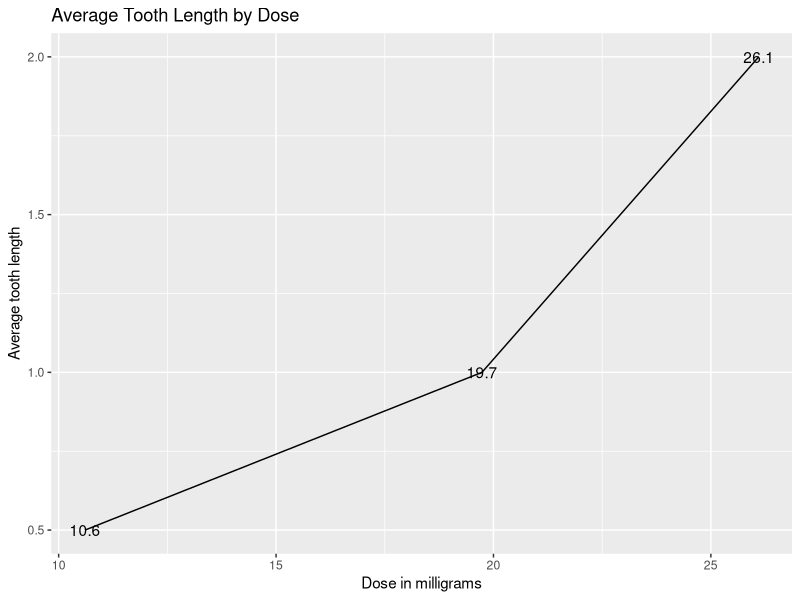
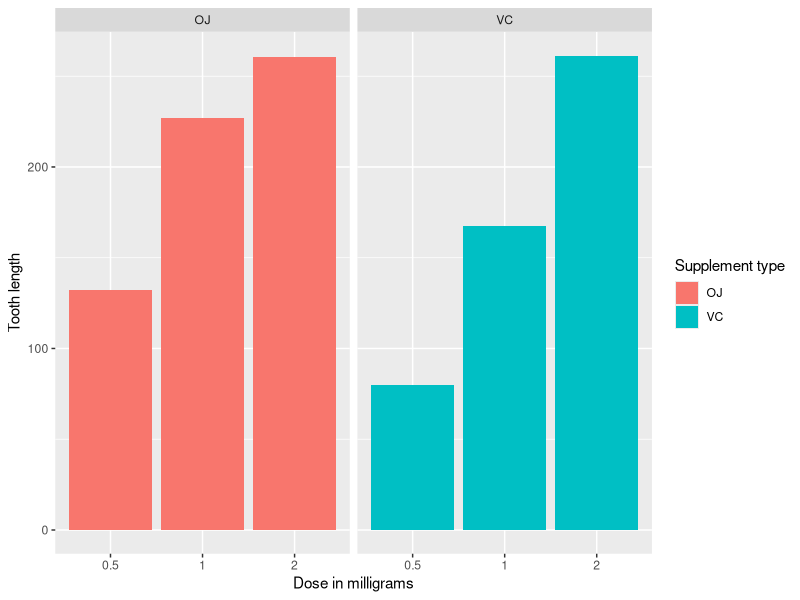

Reproduce these figures in R, in order.
## ---- chunk 1
library(ggplot2)
lenBYdose <- NULL
data(ToothGrowth)
lenBYdose <- aggregate(ToothGrowth$len, by=list(ToothGrowth$dose), FUN=mean)
names(lenBYdose) <- c("len", "dose")

ggplot(lenBYdose, aes(dose, len, label=round(dose,1))) + 
  geom_line() +
  ylab("Average tooth length") +
  xlab("Dose in milligrams") +
  ggtitle("Average Tooth Length by Dose") +
  geom_text()

## ---- chunk 2

ggplot(ToothGrowth, aes(as.factor(dose), len, fill=supp, label=round(len,1))) +
  geom_bar(stat="identity") + 
  facet_grid(. ~ supp) +
  xlab("Dose in milligrams") +
  ylab("Tooth length") +
  guides(fill=guide_legend(title="Supplement type"))

## ---- chunk 3
summary(ToothGrowth)
## ---- chunk 4
t.test(len ~ supp, data=ToothGrowth)
## ---- chunk 5
t.test(len ~ dose, data=subset(ToothGrowth, dose==c(0.5, 1.0)))
